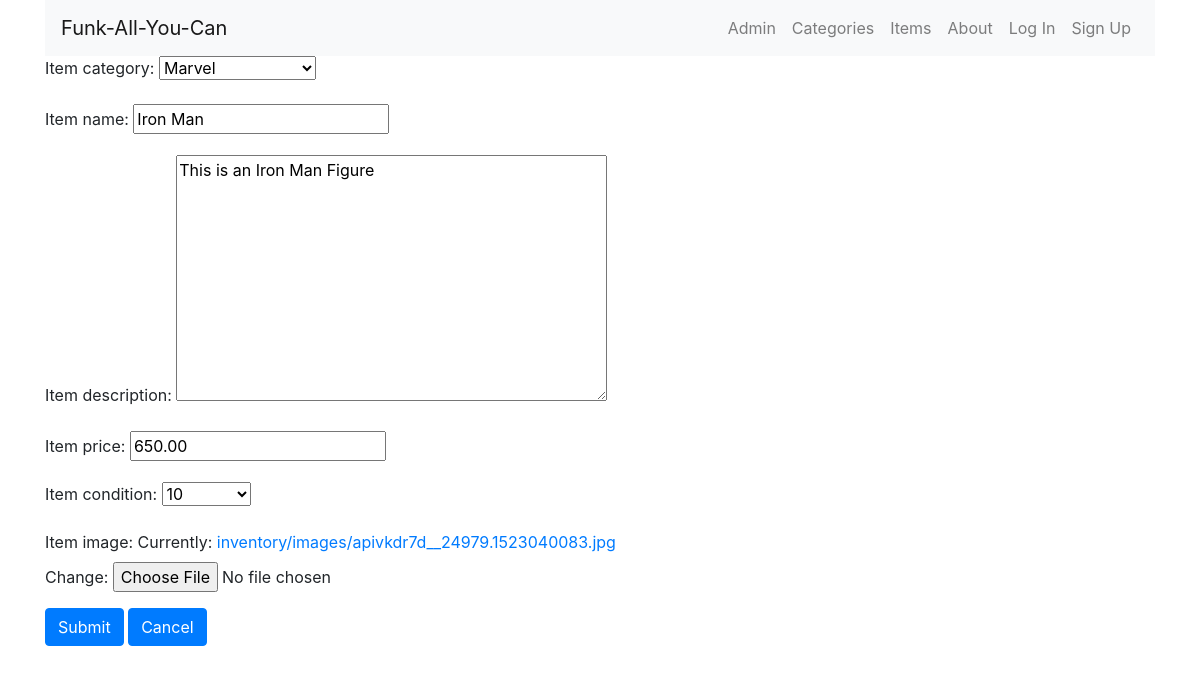
/inventory/system_tailoring/item/3/, run on an earlier commit of the app's database.
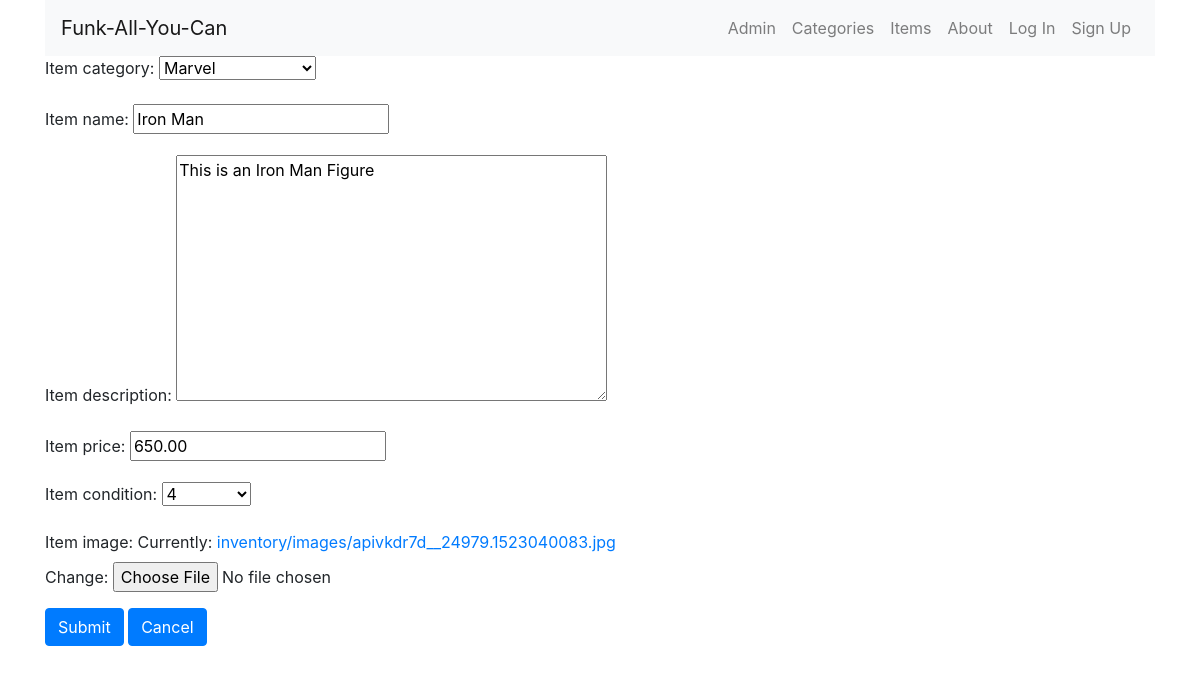
And on a later commit of the database.
### inventory/models.py (models this page shows, shortened)
class Item(models.Model):
    BOX_CONDITION = (
        (1, '1'),
        (2, '2'),
        (3, '3'),
        (4, '4'),
        (5, '5'),
        (6, '6'),
        (7, '7'),
        (8, '8'),
        (9, '9'),
        (10, '10'),
    )
    item_name = models.CharField(max_length=256)
    item_description = models.TextField()
    item_price = models.DecimalField(max_digits=10, decimal_places=2)
    item_image = models.ImageField(upload_to='inventory/images')
    item_category = models.ForeignKey(Category, related_name='items', on_delete=models.CASCADE)
    item_condition = models.PositiveSmallIntegerField(choices=BOX_CONDITION)
    item_user_dibs = models.ManyToManyField(User, through='UserDibs')

### inventory/views.py (the view)
# urls.py: path('system_tailoring/item/<int:pk>/', views.ItemUpdateView.as_view(), name='update_item'),
class ItemUpdateView(UpdateView):
    model = models.Item
    fields = ('item_category', 'item_name', 'item_description', 'item_price', 'item_condition', 'item_image')

### inventory/models.py (called while the page is built)
    def __str__(self):
        return self.category_name

### templates/inventory/item_form.html (shortened to what this page needs)
<!DOCTYPE html>
{% extends 'base.html' %}
{% block content %}
    <form method="POST" enctype="multipart/form-data">
        {{form.as_p}}
        <input type="submit" class="btn btn-primary" value="Submit">
        <input type="button" class= "btn btn-primary" value="Cancel" onclick="history.back()">
    </form>
{% endblock %}

### templates/base.html (shortened to what this page needs)
<!DOCTYPE html>
<html>
    <head>
        <link rel="stylesheet" href="https://stackpath.bootstrapcdn.com/bootstrap/4.2.1/css/bootstrap.min.css">
        <link rel="stylesheet" href="https://use.fontawesome.com/releases/v5.7.2/css/all.css">
    </head>
    <body>
        <div class="container">
            <nav class="navbar navbar-expand-lg navbar-light bg-light">
            <a class="navbar-brand" href="{% url 'home' %}">Funk-All-You-Can</a>
            <div class="collapse navbar-collapse" id="navbarNav">
                <ul class="navbar-nav ml-auto">
                <li class="nav-item">
                    <a class="nav-link" href="{% url 'admin:index' %}">Admin</a>
                </li>
                <li class="nav-item">
                    <a class="nav-link" href="{% url 'inventory:list_category' %}">Categories</a>
                </li>
                <li class="nav-item">
                        <a class="nav-link" href="{% url 'inventory:list_item' %}">Items</a>
                    </li>
                <li class="nav-item">
                    <a class="nav-link" href="{% url 'about' %}">About</a>
                </li>
                {% if user.is_authenticated %}
                    {% if user.is_superuser %}
                    <li>
                        <a class="nav-link" href="{% url 'system_tailoring' %}">System Tailoring</a>
                    </li>
                    {% endif %}
                <li class="nav-item">
                    <a class="nav-link" href="{% url 'users:logout' %}">Log Out</a>
                </li>
                {% else %}
                <li class="nav-item">
                    <a class="nav-link" href="{% url 'users:login' %}">Log In</a>
                </li>
                <li class="nav-item">
                    <a class="nav-link" href="{% url 'users:signup' %}">Sign Up</a>
                </li>
                {% endif %}
                </ul>
            </div>
            </nav>
            {% block content %}
            {% endblock %}
        </div>
    </body>
</html>

What changed in the data, as far as the page shows it:
changed Item "Marvel": item_condition "10" → "4"
